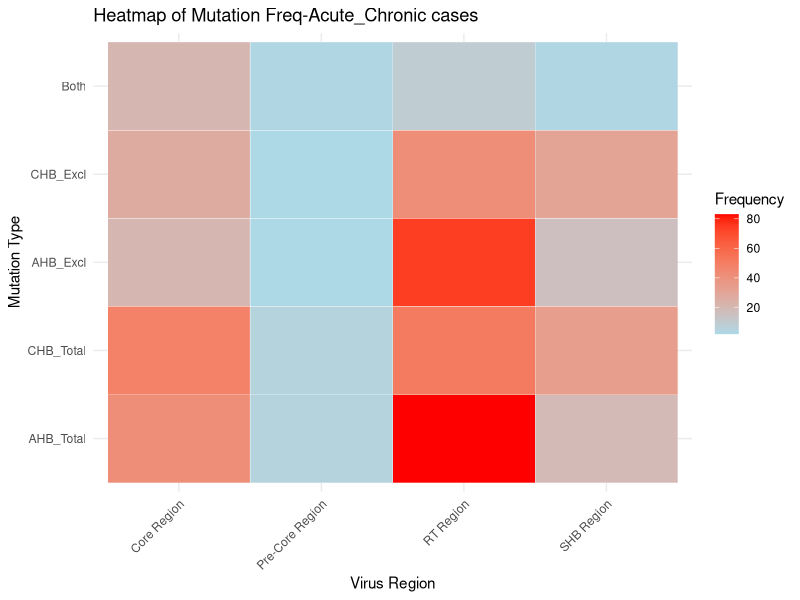

Write R code to recreate this figure.
# Load necessary libraries
library(ggplot2)
library(reshape2)

# Read the dataset
data <- read.csv("HBV_R - Mutation_Frequency_Acute_Chronic.csv", skip = 2, fill = TRUE)

# Clean up the data
colnames(data) <- c("Region", "Total", "AHB_Total", "AHB_Percent", "CHB_Total", "CHB_Percent", 
                    "P_value_Total", "AHB_Excl", "AHB_Excl_Percent", "CHB_Excl", 
                    "CHB_Excl_Percent", "P_value_Excl", "Both", "Both_Percent")

# Filter relevant columns for visualization
df <- data[, c("Region", "AHB_Total", "CHB_Total", "AHB_Excl", "CHB_Excl", "Both")]

# Convert columns to numeric
df$AHB_Total <- as.numeric(as.character(df$AHB_Total))
df$CHB_Total <- as.numeric(as.character(df$CHB_Total))
df$AHB_Excl <- as.numeric(as.character(df$AHB_Excl))
df$CHB_Excl <- as.numeric(as.character(df$CHB_Excl))
df$Both <- as.numeric(as.character(df$Both))

# Remove rows with NA values
df <- na.omit(df)

# Reshape the data to long format for heatmap plotting
df_long <- melt(df, id.vars = "Region", variable.name = "Mutation_Type", value.name = "Frequency")

# Generate the heatmap
ggplot(df_long, aes(x = Region, y = Mutation_Type, fill = Frequency)) +
  geom_tile(color = "white") +
  scale_fill_gradient(low = "lightblue", high = "red") +
  labs(title = "Heatmap of Mutation Freq-Acute_Chronic cases",
       x = "Virus Region", y = "Mutation Type") +
  theme_minimal() +
  theme(axis.text.x = element_text(angle = 45, hjust = 1))
